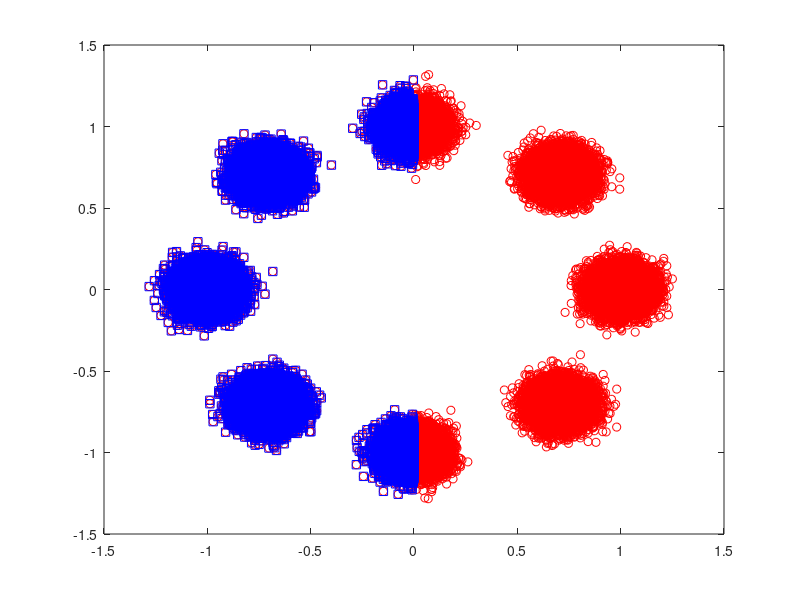

Here is the MATLAB script that generated this plot:
clc;
clear;
EbN0_dB = 20;                                          % Eb/N0 de entrada
Ns = 10^5;                                             % Número de símbolos simulados
M = 8;                                                 % Número de símbolo da modulação
bits2 = randi([0 M-1],Ns,1);
txSig = pskmod(bits2,M);
rxSig = awgn(txSig,EbN0_dB);



plot(rxSig,'ro');
hold on;
plot(rxSig(find(real(rxSig)<=0)),'bs')